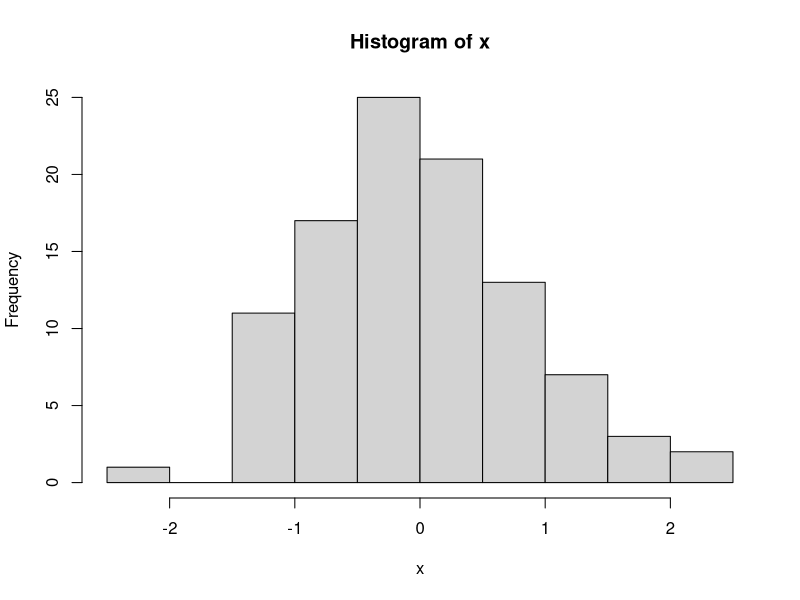
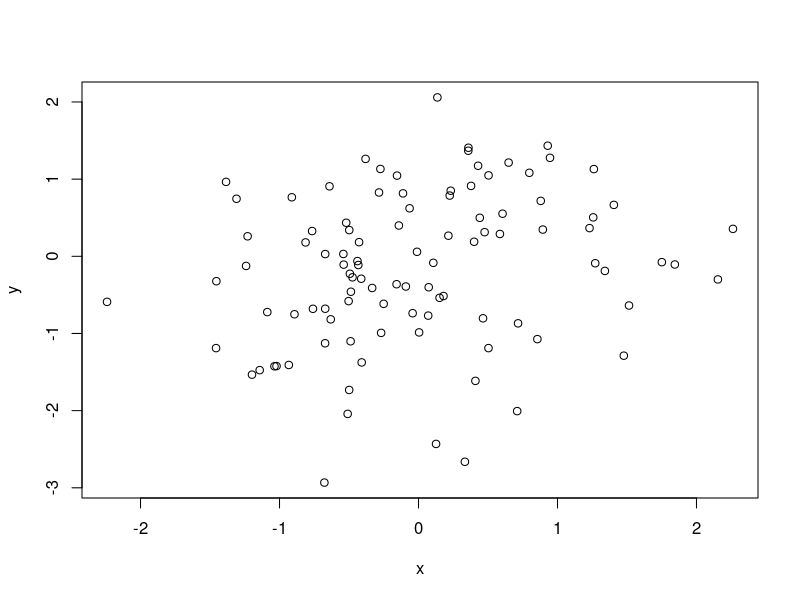
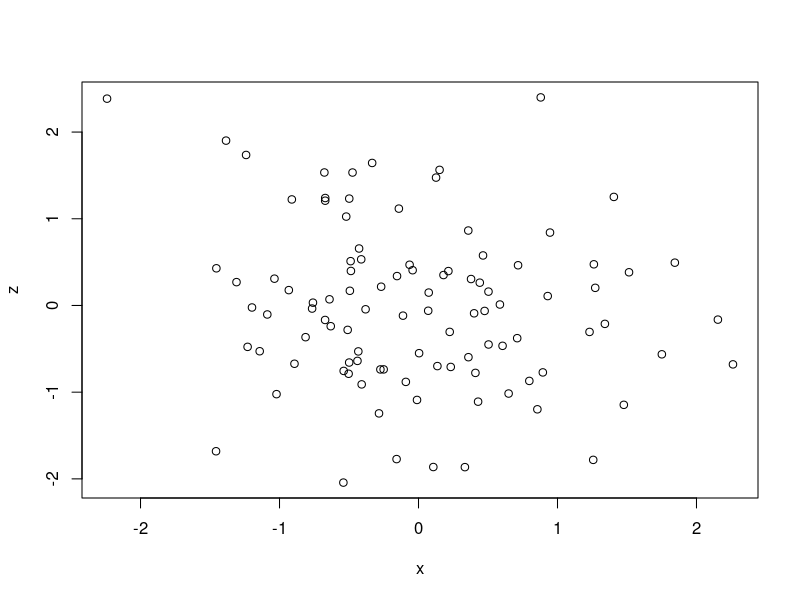
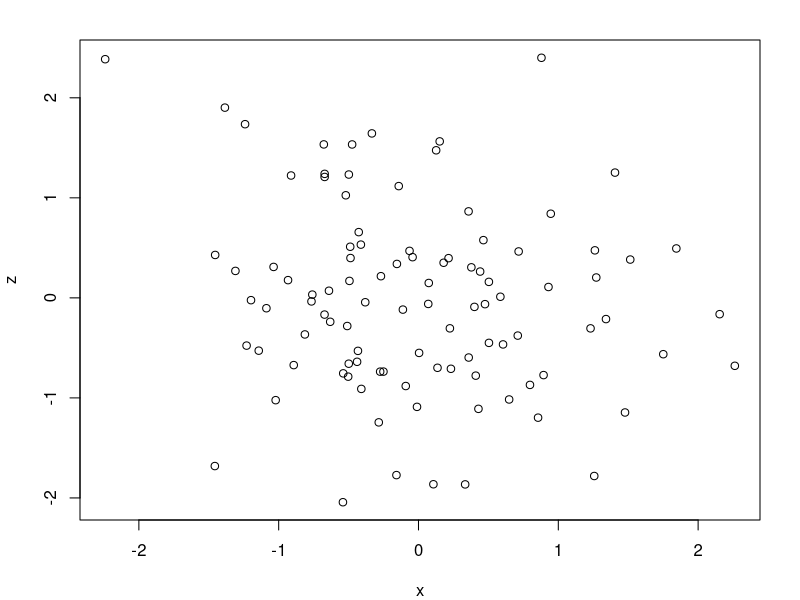
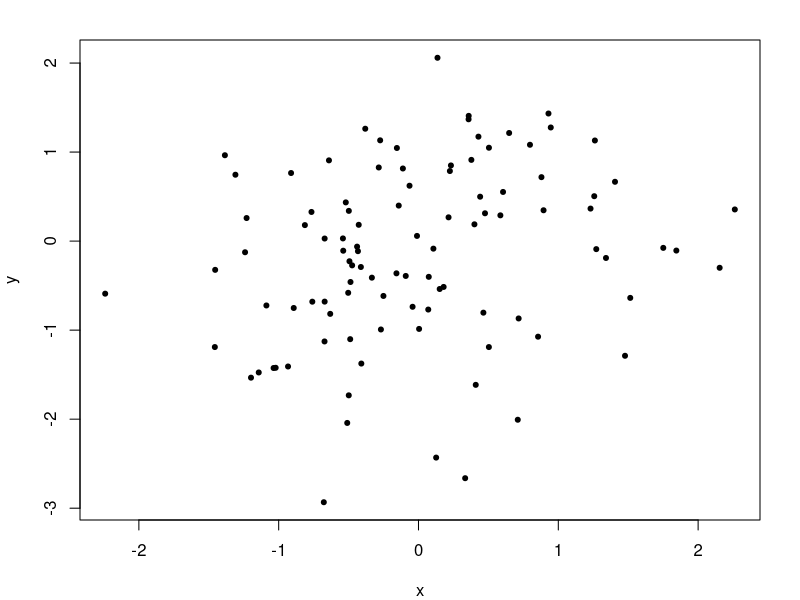
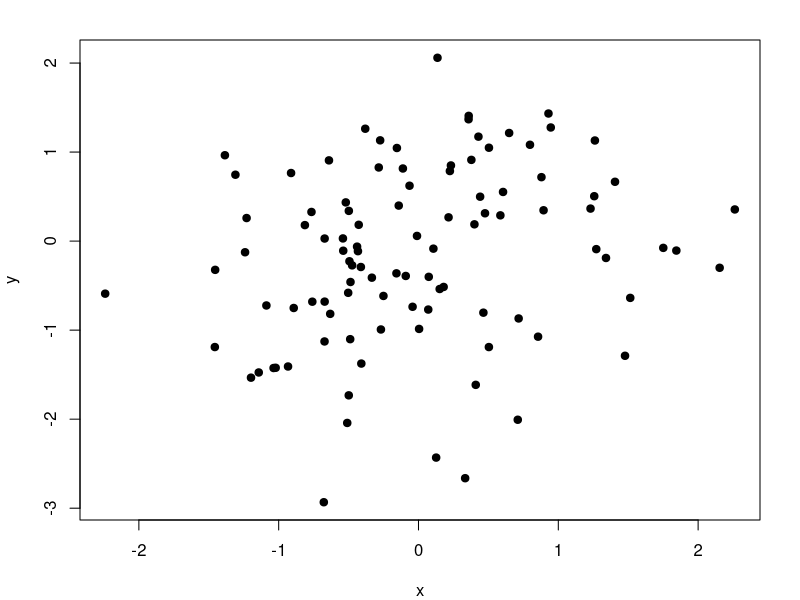
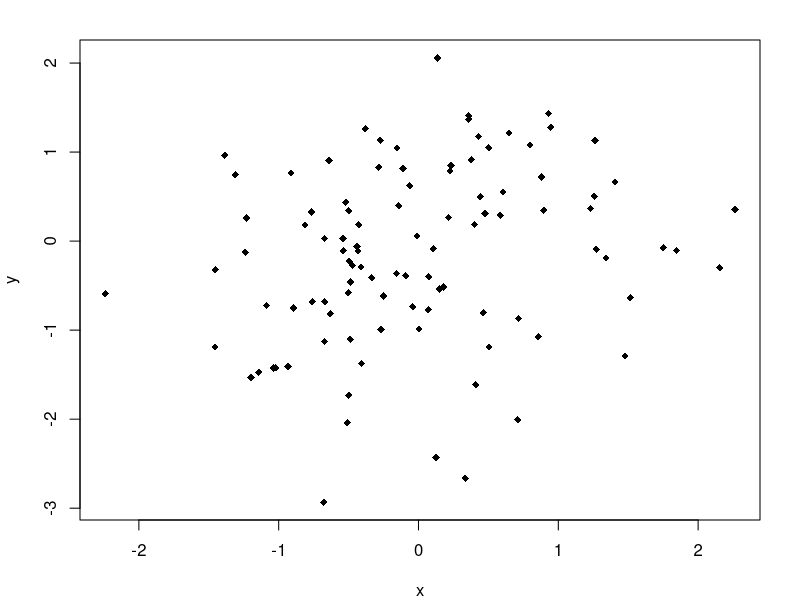
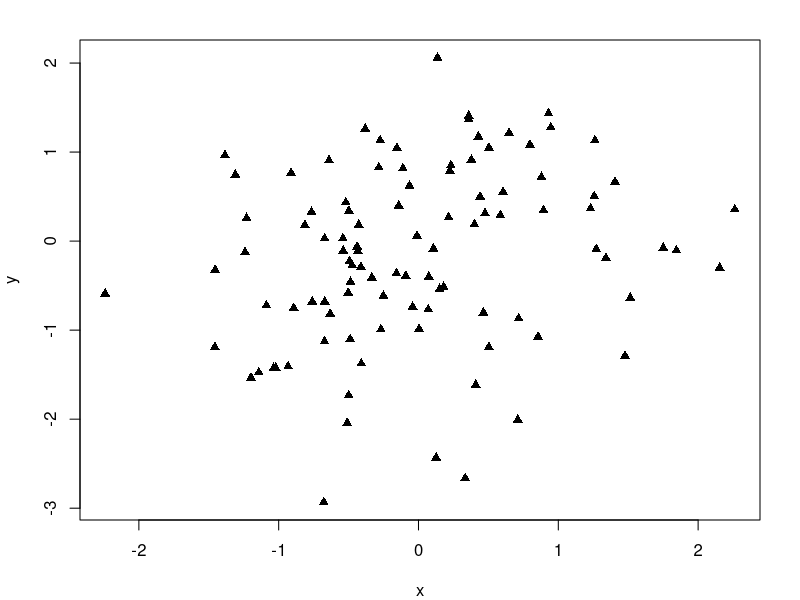

The R script that drew these images, in order:
## Demonstrating the base plotting system in R

## plotting commands have a number of default parameters
x <- rnorm(100) ## creates variable storing 100 randomly distributed numbers
hist(x) ## plots histogram of x without any manual params

y <- rnorm(100) ## creates variable storing 100 randomly distributed numbers
plot(x, y) ## plots x and y on a scatterblot without any manual params

z <- rnorm(100) ## creates variable storing 100 randomly distributed numbers
plot(x, z) ## plots x and z on a scatterblot without any manual params

par(mar = c(4,4,2,2)) ## sets params (margin)
plot(x, z) ## plots x and z on a scatterblot with previosuly set params

## plots x and y on a scatterblot, using params to set the tick type differently in each example
plot(x, y, pch = 20)
plot(x, y, pch = 19)
plot(x, y, pch = 18)
plot(x, y, pch = 17)
plot(x, y, pch = 16)
plot(x, y, pch = 15)
plot(x, y, pch = 14)
plot(x, y, pch = 13)
plot(x, y, pch = 12)
plot(x, y, pch = 11)
plot(x, y, pch = 09)
plot(x, y, pch = 08)
plot(x, y, pch = 07)
plot(x, y, pch = 06)
plot(x, y, pch = 05)
plot(x, y, pch = 04)
plot(x, y, pch = 03)
plot(x, y, pch = 02)
plot(x, y, pch = 01)
plot(x, y, pch = 00)


## example(points) ## shows a number of examples of plotting symbols

text(-2, -2, 'label') ## adds a label to the plot at (-2, -2)
legend('topleft', legend = 'Data', pch = 00) ## adds legend to plot at top left, specifying the plotting symbol
fit <- lm(y ~ x) ## creates line of best fit and stores it in variable 'fit'
abline(fit, lwd = 3) ## adds 'fit' to plot, specifying thickness of the line

## generates plot from x and y variable, adds legend and line of best fit
plot(x, y, xlab = 'Weight', ylab = 'Height', main = 'Scatterplot', pch = 00)
legend('topright', legend = 'Data', pch = 00)
fit <- lm(x ~ y)
abline(fit, lwd = 3, col = 'red')

z <- rpois(100, 2) ## stores 100 random variables in 'z'

## plots x,y and x,z above each other
par(mfrow = c(2, 1), mar = c(2,2,2,2))
plot(x, y, pch = 00)
plot(x, z, pch = 02)

## sets plotting space to 2 row and 2 col. Graphs are added rows first
par(mfrow = c(2, 2))
plot(x, y)
plot(x, z)
plot(y, z)
plot(y, x)


## sets plotting space to 2 col. and 2 row Graphs are added column first
par(mfcol = c(2, 2))
plot(x, y)
plot(x, z)
plot(y, z)
plot(y, x)

x <- rnorm(100)
y <- x + rnorm(100)
g <- gl(2, 50, labels = c('male', 'female'))
str(g)
plot(x, y)

## generates plot but does not add data quite yet
plot(x, y, type = 'n')

## adds male data and female data via 'points' function
points(x[g == 'male'], y[g == 'male'], col = 'blue')
points(x[g == 'female'], y[g == 'female'], col = 'red')
